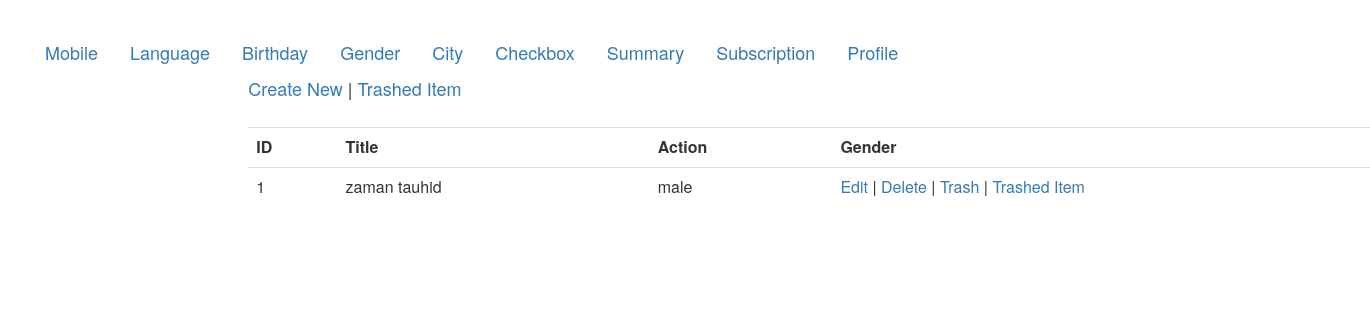
Page /views/ALL_CRUD/Gender/view.php?id=1 on the committed database.
### tables this page shows
CREATE TABLE `gender` (
  `id` int(11) NOT NULL,
  `title` varchar(50) NOT NULL,
  `gender` varchar(50) NOT NULL,
  `created_at` datetime NOT NULL,
  `updated_at` datetime DEFAULT NULL,
  `deleted_at` datetime DEFAULT NULL
);

### src/ALL_CRUD/Gender/Gender.php (called while the page is built, shortened)
<?php
class Gender {
    public $db='';
    public function __construct() {
        $this->db=  mysqli_connect("localhost","root","fazil142","atomicproject");
    }
    public function view($data=''){
        $this->id=$data['id'];
        $query="select * from gender where id=".$this->id;
        $result=  mysqli_query($this->db, $query);
        $row=  mysqli_fetch_assoc($result);
        return $row;
    }
}

### views/ALL_CRUD/Gender/view.php (the view, shortened to what this page needs)
<!DOCTYPE html>
<html>
    <head>
        <link rel="stylesheet" type="text/css" href="../../../css/bootstrap.min.css">
        <link rel="stylesheet" type="text/css" href="../../../css/style.css">
    </head>
    <body>
        <div>
            <ul class="nav nav-pills ">
  <li role="presentation"><a href="../../../views/ALL_CRUD/Mobile/index.php">Mobile</a></li>
  <li role="presentation"><a href="../../../views/ALL_CRUD/Language/index.php">Language</a></li>
  <li role="presentation"><a href="../../../views/ALL_CRUD/Birthday/index.php">Birthday</a></li>
  <li role="presentation"><a href="index.php">Gender</a></li>
  <li role="presentation"><a href="../../../views/ALL_CRUD/City/index.php">City</a></li>
  <li role="presentation"><a href="../../../views/ALL_CRUD/Checkbox/index.php">Checkbox</a></li>
  <li role="presentation"><a href="../../../views/ALL_CRUD/Summary/index.php">Summary</a></li>
  <li role="presentation"><a href="../../../views/ALL_CRUD/Subscription/index.php">Subscription</a></li>
  <li role="presentation"><a href="../../../views/ALL_CRUD/ProfilePic/index.php">Profile</a></li>
</ul>
        </div>
    </body>
</html>
<?php
    $gender=new Gender();
    $val=$gender->view($_GET);
?>
<Ul class="nav nav-pills col-md-10 col-md-offset-2 " style="font-size:18px">
    <a href="create.php">Create New</a> |
    <a href="trashed.php">Trashed Item</a>
    <br><br>
</Ul>
<table class="table col-md-10 col-md-offset-2" style="font-size: 16px">
    <tr>
        <th>ID</th>
        <th>Title</th>
        <th>Action</th>
        <th>Gender</th>
    </tr>
    <tr>
        <td><?php echo $val['id'];?></td>
        <td><?php echo $val['title'];?></td>
        <td><?php echo $val['gender'];?></td>
        <td>
            <a href="edit.php?id=<?php echo $val['id'];?>">Edit</a> |
            <a href="delete.php?id=<?php echo $val['id'];?>">Delete</a> |
            <a href="trash.php?id=<?php echo $val['id'];?>">Trash</a>  |
            <a href="trashed.php?id=<?php echo $val['id'];?>">Trashed Item</a>
        </td>
    </tr>
</table>

### css/style.css (style rules this page uses)
body { margin:30px; }
div ul li a { font-size: 18px }

### rows in the picture
gender: id "1", title "zaman tauhid", gender "male"
